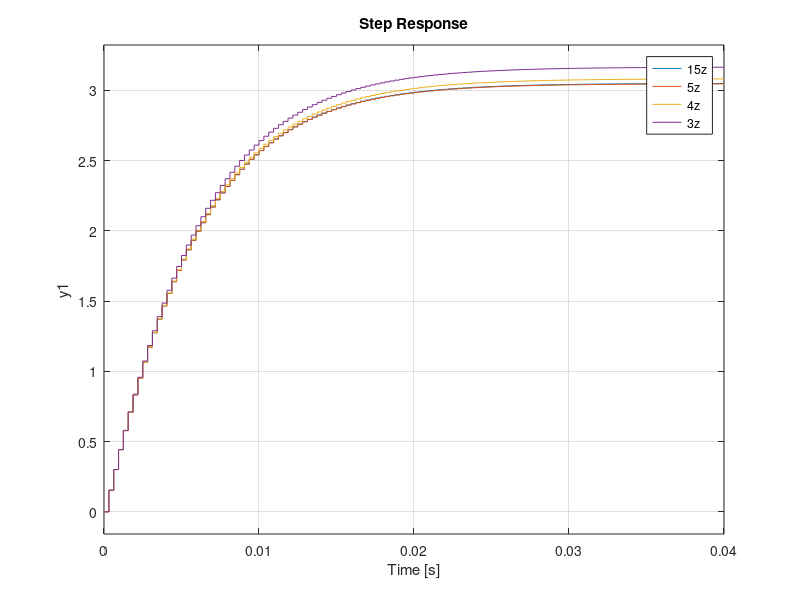

Write MATLAB code to recreate this figure.
Hc = tf(500*[1,410],conv([1,210],[1,320]));
Te = min([1/210,1/320])/10;
format long
Hd = c2d(Hc,Te,'zoh');
[num,den]=tfdata(Hd,'v');
Hd5=tf([0.15331,-0.13487],[1,-1.84131,0.84736],Te);
Hd4=tf([0.1533,-0.1348],[1,-1.8413,0.8473],Te);
Hd3=tf([0.153,-0.134],[1,-1.841,0.847],Te);
step(Hd,Hd5,Hd4,Hd3,0.04),shg % timpul de simulare de 0.04[s]
legend('15z','5z','4z','3z');
